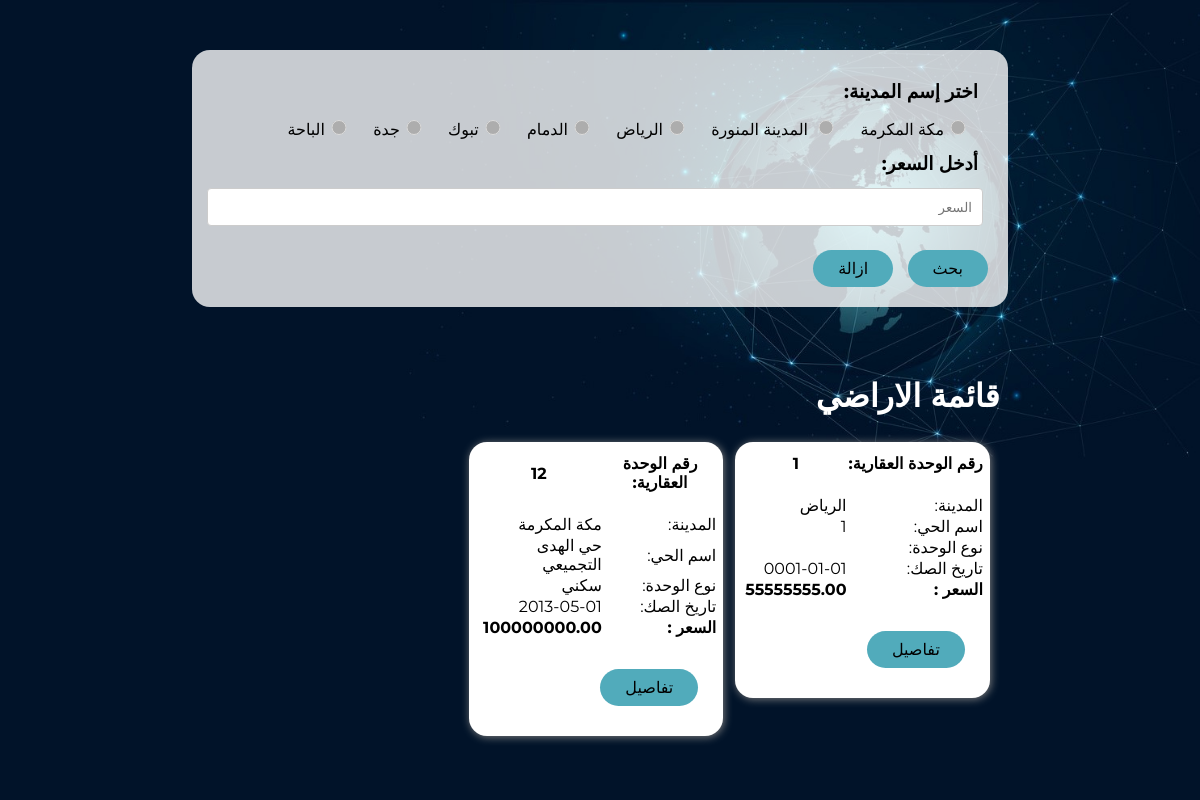
/LandSA/landBrowsePage.php, run on the app's committed database.
### tables this page shows
CREATE TABLE `landrecord` (
  `REUN` varchar(64) NOT NULL,
  `landState` bit(1) NOT NULL DEFAULT b'0',
  `firstName` varchar(64) DEFAULT NULL,
  `middleName` varchar(64) DEFAULT NULL,
  `lastName` varchar(64) DEFAULT NULL,
  `share` varchar(64) DEFAULT NULL,
  `IDNumber` varchar(64) NOT NULL,
  `pieceNumber` varchar(64) DEFAULT NULL,
  `blockNumber` varchar(64) DEFAULT NULL,
  `planNumber` varchar(64) DEFAULT NULL,
  `neighborhoodName` varchar(64) DEFAULT NULL,
  `city` varchar(64) DEFAULT NULL,
  `unitType` varchar(64) DEFAULT NULL,
  `deedNumber` varchar(64) DEFAULT NULL,
  `deedDate` date DEFAULT NULL,
  `courtIssued` varchar(64) DEFAULT NULL,
  `requestID` varchar(64) NOT NULL
);

CREATE TABLE `landsonsale` (
  `REUN` varchar(64) NOT NULL,
  `price` decimal(20,2) NOT NULL
);

### LandSA/landBrowsePage.php (the view, shortened to what this page needs)
<?php
	include "components/connection.php";
	if(!empty($_GET['city']) && empty($_GET['price'])){
		$city = $_GET['city'];
		$sql_lands = "SELECT * FROM searchEngine WHERE  city = '$city'";
		$result = $con->query($sql_lands);
	}elseif(empty($_GET['city']) && !empty($_GET['price'])){
		$price = $_GET['price'];
		$sql_lands = "SELECT * FROM searchEngine WHERE price = '$price'";
		$result = $con->query($sql_lands);
	}elseif(!empty($_GET['city']) && !empty($_GET['price'])){
		$city = $_GET['city'];
		$price = $_GET['price'];
		$sql_lands = "SELECT * FROM searchEngine WHERE price = '$price' AND city='$city'";
		$result = $con->query($sql_lands);
	}elseif(empty($_GET['city']) && empty($_GET['price'])){
		$sql_lands = "SELECT landsonsale.REUN,deedDate,unitType,city,neighborhoodName,landState, price FROM landrecord,landsonsale WHERE landrecord.REUN=landsonsale.REUN";
		$result = $con->query($sql_lands);
	}else{
		$sql_lands = "SELECT landsonsale.REUN,deedDate,unitType,city,neighborhoodName,landState, price FROM landrecord,landsonsale WHERE landrecord.REUN=landsonsale.REUN";
		$result = $con->query($sql_lands);
	}
?>
<!DOCTYPE html>
<html lang="ar" style='direction: rtl'>
<head>
	<link rel="stylesheet" href="style.css">
</head>
<body>
	<main>
		<div class="content">
			<div class="topnav">
				<div class="slidecontainer">
					<form name="form1" method="get">
						<h3> <strong>اختر إسم المدينة:  </strong></h3>
						<input type="radio" class="radio" name="city" value="مكة المكرمة" >مكة المكرمة
						<input type="radio" class="radio" name="city" value="المدينة المنورة" > المدينة المنورة
						<input type="radio" class="radio" name="city" value="الرياض" >الرياض
						<input type="radio" class="radio" name="city" value="الدمام" >الدمام
						<input type="radio" class="radio" name="city" value="تبوك" >تبوك
						<input type="radio" class="radio" name="city" value="جدة" >جدة
						<input type="radio" class="radio" name="city" value="الباحة" >الباحة
						<h3> <strong>أدخل السعر:  </strong></h3>
						<div class="form"><input class="form" type="text"  placeholder="السعر" name="price"></input></div>
						<br>
						<button type="submit" name="submit">بحث</button>
						<button type="submit" name="reset">ازالة</button>
					</form>
				</div>
				<br>
				<div class="content" >
					<h1>قائمة الاراضي</h1><br>
					<div class="landList" >
						<?php
							if ($result->num_rows > 0) {
								while($row = $result->fetch_assoc()) {
									echo "<div class='land_container'>";
									echo "<div class='land'>";
									echo"<div class='block'>";
										echo "<table id='UserData'>";
											echo "<tr>
												<th>رقم الوحدة العقارية: </th>
												<th>$row[REUN]</th>
												</tr>";
											echo "<tr>
												<td>&emsp;</td>
												<td>&emsp;</td>
												</tr>";
											echo "<tr>
												<td>المدينة: </td>
												<td> $row[city]</td>
												</tr>";
											echo "<tr>
												<td>اسم الحي:</td>
												<td> $row[neighborhoodName]</td>
												</tr>";
											echo "<tr>
												<td>نوع الوحدة:</td>
												<td> $row[unitType]</td>
												</tr>";
											echo "<tr>
												<td>تاريخ الصك:</td>
												<td> $row[deedDate]</td>
												</tr>";
											echo "<tr>
												<td><b>السعر :</b></td>
												<td><b>$row[price]</b></td>
												</tr>";
											echo"</table>";
										echo"</div>";
										echo"<div>";
											echo"
											<form method='GET' action='landView.php'>
												<input type='hidden' id='REUN' name='REUN' value='$row[REUN]' />
												<button class='giftB' type='submit' >تفاصيل</button>
											</form>";
										echo"</div>";
										echo"</div>";
									echo"</div>";
								}
							} else {
								echo "0 results";
							}
						?>
					</div>
				</div>
			</div>
		</div>
	</main>
</body>
</html>

### LandSA/style.css (style rules this page uses)
input[type=text] { width: 100%; padding: 12px 20px; margin: 8px 0; box-sizing: border-box; }
* { margin: 0; padding: 0; box-sizing: border-box; font-family: "Montserrat", sans-serif; }
li, a, button { font-weight: 500; font-size: 16px; color: #000000; text-decoration: none; }
button { margin-left: 10px; padding: 9px 25px; background-color: #51abbb; border: none; border-radius: 23px; cursor: pointer; transition: all 0.3s ease 0s; }
main { display: flex; justify-content: center; flex: 1 0 100%; flex-direction: row; background-color: #011329; background-image: url(images/network.jpg); background-repeat: no-repeat; background-position: right top; background-size: 800px; }
.content { display: flex; flex-direction: column; margin: 0; padding: 30px 1%; justify-content: center; flex: 0 0 70%; }
h1 { color: white; }
form .form { width: 100%; margin: 2px; }
.form input { width: 100%; padding: 10px; border: 1px solid #ccc; border-radius: 4px; margin: 3px; }
.content form { border-radius: 18px; padding: 20px; background: #ffffffc7; }

### LandSA/landBrowsePage.php (style rules this page uses)
input[type="radio"] { filter: invert(60%) hue-rotate(150deg) brightness(1.7); }
.land_container { padding: 0 6px; float: right; width: 33.3333%; }
.land { background-color: #203864; padding: 10px 24px; cursor: pointer; margin: 8px 4px; display: flex; justify-content: space-between; background-color: #fff; border-radius: 18px; box-shadow: 1px 1px 8px 0 grey; height: auto; width: 100%; flex-wrap: wrap; }
.land button { display: inline-flex; flex: left; text-align: left; margin-top: 10px; }
.block { display: flex; flex-direction: column; align-items: stretch; }
.land { padding: 10px 5px; }
.slidecontainer { width: 100%; margin-bottom: 20px; margin-top: 20px; }
input.radio { color: black; width: 30px; height: 15px; left: -8px; margin: 7px; position: relative; display: inline-block; visibility: visible; }
h3 { margin:10px; color: black; }

### data on the page
landrecord: landsonsale.REUN "1", city "الرياض", neighborhoodName "1", deedDate "0001-01-01", landsonsale.price "55555555.00"
landrecord: landsonsale.REUN "12", city "مكة المكرمة", neighborhoodName "حي الهدى التجميعي", unitType "سكني", deedDate "2013-05-01", landsonsale.price "100000000.00"
